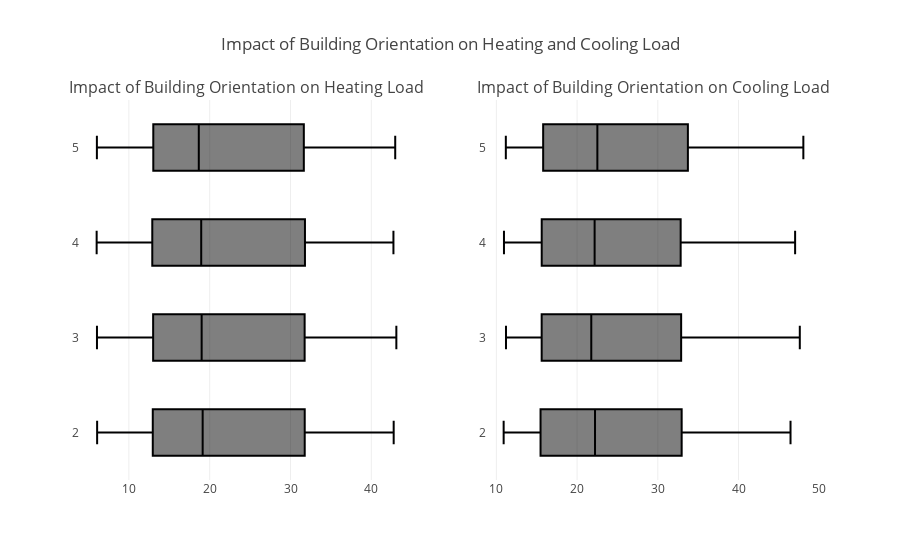

Notebook cell for this chart:
### Markdown cell above
_____________________________________________________________________________________________________________________________________________________

### Code cell
import plotly.express as px
import plotly.graph_objects as go
from plotly.subplots import make_subplots
import pandas as pd

# Load data
df = pd.read_csv("energy_efficiency_data.csv")
df.columns = [col.replace("AAPL.", "") for col in df.columns]

# Create horizontal boxplot for Heating Load
fig_heating = px.box(df, y="Orientation", x="Heating_Load",
                     labels={"Heating_Load": "Heating Load", "Orientation": "Building Orientation"},
                     orientation='h')

# Create horizontal boxplot for Cooling Load
fig_cooling = px.box(df, y="Orientation", x="Cooling_Load",
                     labels={"Cooling_Load": "Cooling Load", "Orientation": "Building Orientation"},
                     orientation='h')

# Create subplots
fig = make_subplots(rows=1, cols=2, subplot_titles=("Impact of Building Orientation on Heating Load",
                                                    "Impact of Building Orientation on Cooling Load"),
                    horizontal_spacing=0.1)

# Add Heating Load plot
for trace in fig_heating['data']:
    fig.add_trace(trace, row=1, col=1)

# Add Cooling Load plot
for trace in fig_cooling['data']:
    fig.add_trace(trace, row=1, col=2)

# Update layout
fig.update_layout(title_text="Impact of Building Orientation on Heating and Cooling Load",
                  showlegend=False)

# Show plot
fig.show()

### Figure 1 — Plotly figure (JSON) as saved in the notebook; plotly's stock layout.template omitted (floating-point values rounded to 4 significant figures; data arrays with more than 128 entries replaced by an {"elided": "..."} marker saying what was removed)
{"data": [{"alignmentgroup": "True", "hovertemplate": "Heating Load=%{x}<br>Building Orientation=%{y}<extra></extra>", "legendgroup": "", "marker": {"color": "#000001"}, "name": "", "notched": false, "offsetgroup": "", "orientation": "h", "showlegend": false, "type": "box", "x": {"elided": "768 float values"}, "x0": " ", "xaxis": "x", "y": {"elided": "768 int values"}, "y0": " ", "yaxis": "y"}, {"alignmentgroup": "True", "hovertemplate": "Cooling Load=%{x}<br>Building Orientation=%{y}<extra></extra>", "legendgroup": "", "marker": {"color": "#000001"}, "name": "", "notched": false, "offsetgroup": "", "orientation": "h", "showlegend": false, "type": "box", "x": {"elided": "768 float values"}, "x0": " ", "xaxis": "x2", "y": {"elided": "768 int values"}, "y0": " ", "yaxis": "y2"}], "layout": {"annotations": [{"font": {"size": 16}, "showarrow": false, "text": "Impact of Building Orientation on Heating Load", "x": 0.225, "xanchor": "center", "xref": "paper", "y": 1, "yanchor": "bottom", "yref": "paper"}, {"font": {"size": 16}, "showarrow": false, "text": "Impact of Building Orientation on Cooling Load", "x": 0.775, "xanchor": "center", "xref": "paper", "y": 1, "yanchor": "bottom", "yref": "paper"}], "showlegend": false, "title": {"text": "Impact of Building Orientation on Heating and Cooling Load"}, "xaxis": {"anchor": "y", "domain": [0, 0.45]}, "xaxis2": {"anchor": "y2", "domain": [0.55, 1]}, "yaxis": {"anchor": "x", "domain": [0, 1]}, "yaxis2": {"anchor": "x2", "domain": [0, 1]}}}
